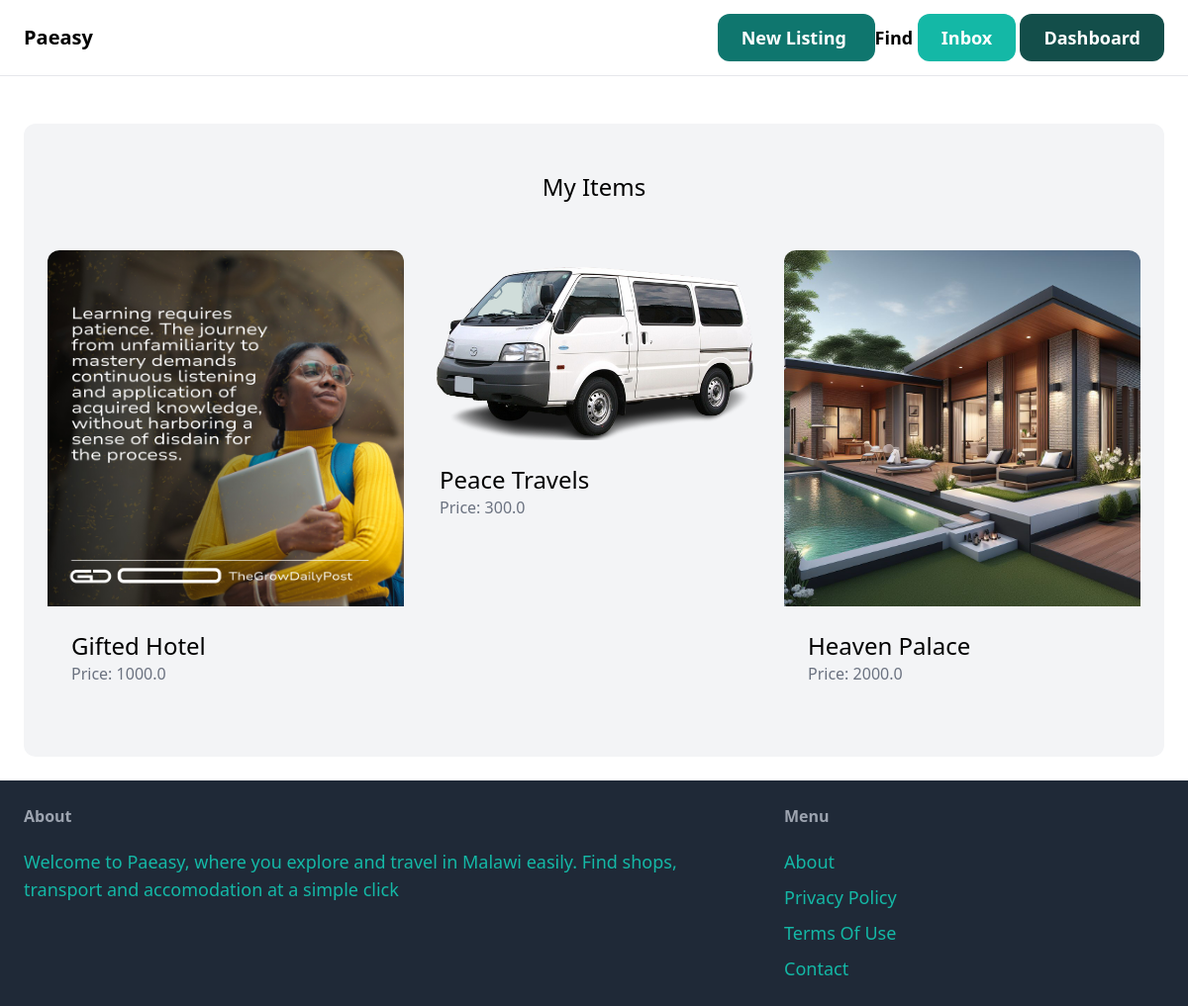
/dashboard/ (signed in), run on the app's committed database.
### listing/models.py (models this page shows, shortened)
class Listing(models.Model):
    category = models.ForeignKey(Category, related_name='listings', on_delete=models.CASCADE, default=1)
    name = models.CharField(max_length=255)
    description = models.TextField(blank=True, null=True)
    price = models.FloatField()
    image = models.ImageField(upload_to='Listing_images', blank=True, null=True)
    is_sold = models.BooleanField(default=False)
    created_by = models.ForeignKey(User, related_name='listings', on_delete=models.CASCADE)
    created_at = models.DateTimeField(auto_now_add=True)

### dashboard/views.py (the view)
# urls.py: path('', views.index, name='index'),
@login_required
def index(request):
  listings = Listing.objects.filter(created_by=request.user)
  return render ( request, 'dashboard/index.html',{
      'listings': listings,
  })

### dashboard/templates/dashboard/index.html (shortened to what this page needs)
 {% extends 'core/base.html' %}
{% block content %}
    <div class="mt-6 px-6 py-12 bg-gray-100 rounded-xl">
        <h2 class="mb-12 text-2xl text-center"> My Items</h2>
        <div class="grid grid-cols-3 gap-3">
            {% for listing in listings %}
                <div>
                     <a href="{% url 'listing:detail' listing.id %}">
                        <div>
                            <img src="{{ listing.image.url }}" class="rounded-t-xl">
                        </div>
                        <div class="p-6 bg-teal  rounded-b-xl">
                            <h2 class="text-2xl">{{ listing.name }}</h2>
                            <p class="text-gray-500">Price: {{ listing.price | safe }}</p>
                        </div>
                    </a>
                </div>
            {% endfor %}
        </div>
    </div>
{% endblock %}

### data on the page
Listing: image (picture), name "Gifted Hotel", price "1000.0"
Listing: image (picture), name "Peace Travels", price "300.0"
Listing: image (picture), name "Heaven Palace", price "2000.0"
